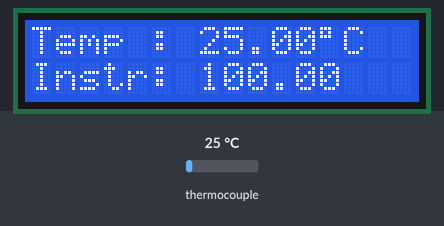
A sketch run on a simulated ESP32. On the bench: 16×2 character LCD. The inputs (shaded band) are chosen by the test bench; at power-on: thermocouple 25 °C. What the sketch prints to the serial monitor is not drawn.

Above: at 1.7 s.
1.8 s: thermocouple set to 6 °C
At 3.4 s:
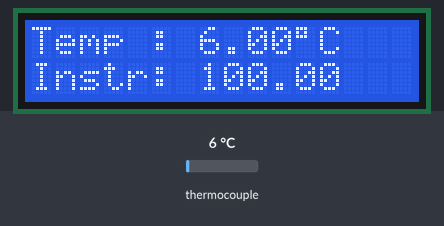
5.9 s: thermocouple set to 75 °C
At 7.4 s:
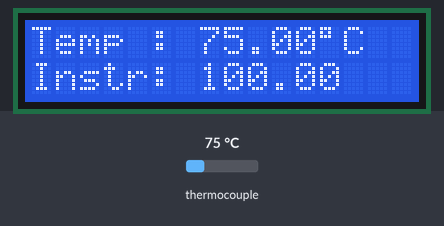
8.1 s: thermocouple set to 150 °C
At 9.5 s:
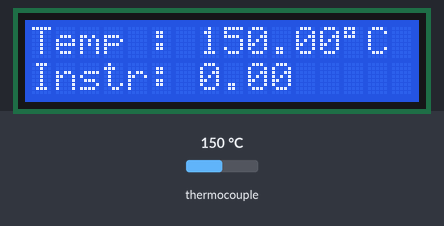
Timing chart, 0 to 11.1 s (numbered marks = the images above; inputs shaded):
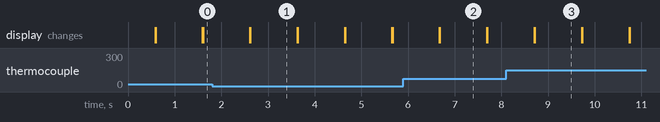

The sketch:

PID_Controller.ino
```cpp
#define HARDWARE
#include <max6675.h>
#include <LiquidCrystal_I2C.h>
#include <Wire.h>
#include "controlsystem.h"

// Define the pins for the thermocouple
int thermoDO = 19;
int thermoCS = 23;
int thermoCLK = 5;

int ssr = 13;

TaskHandle_t ReadTemperatureTask;
TaskHandle_t PIDInstructionTask;
TaskHandle_t PowerControlTask;
extern QueueHandle_t temperatureQueue;
extern QueueHandle_t instructionQueue;

extern LiquidCrystal_I2C lcd;

void setup() {
  Serial.begin(9600);
  lcd.init();
  lcd.backlight();
  pinMode(ssr, OUTPUT);

  delay(500);

  temperatureQueue = xQueueCreate(1, sizeof(float));
    if (temperatureQueue == NULL) {
        printf("%s", "Failed to create tempQueue");
    }

  instructionQueue = xQueueCreate(1, sizeof(float));
    if (instructionQueue == NULL) {
        printf("%s", "Failed to create instructionQueue");
    }

  xTaskCreate(
        ReadTemperature,
        "Read Temperature",
        10*configMINIMAL_STACK_SIZE,
        NULL,
        1,
        &ReadTemperatureTask
    );

    xTaskCreate(
        PIDInstruction,
        "Generate PID Instruction",
        10*configMINIMAL_STACK_SIZE,
        NULL,
        2,
        &PIDInstructionTask
    );

     xTaskCreate(
        PowerControl,
        "Control the SSR",
        10*configMINIMAL_STACK_SIZE,
        NULL,
        3,
        &PowerControlTask
    );


}

void loop() {

}
```

controlsystem.cpp
```cpp
#include "controlsystem.h"

#include <iostream>

QueueHandle_t temperatureQueue;
QueueHandle_t instructionQueue;

void ReadTemperature(void *param) {
    for (;;) {
        float temperature = getTemperature();
        xQueueSend(temperatureQueue, &temperature, portMAX_DELAY);
        // Wait for x milliseconds
        vTaskDelay(cycleTimeMs / portTICK_PERIOD_MS);
        // Delay should be set to cycleTimeMs, but can be set to less to output quicker if running the simulation.
    }
}

void PIDInstruction(void *param) {
    for (;;) {
        float receivedTemperature;
        float instruction = 0;
        if (xQueueReceive(temperatureQueue, &receivedTemperature, portMAX_DELAY) == pdPASS) {

            error = getError(receivedTemperature);

            //Log to .csv file
            //logErrorData(receivedTemperature);

            instruction = generateInstruction(error);

            xQueueSend(instructionQueue, &instruction, portMAX_DELAY);
        }
    }
}

void PowerControl(void *param) {
    for (;;) {
        float pid_instruction;
        if (xQueueReceive(instructionQueue, &pid_instruction, portMAX_DELAY) == pdPASS) {

            actuator(pid_instruction);
        }
    }
}

//Log data for tuning & graphing
/*void logErrorData(float error) {
    FILE* fp;
    errno_t err = fopen_s(&fp, "pid_setpoint96_kp30_ki0.001_kd0.01_sim.csv", "a");
    if (err != NULL) {
        printf("Error opening file.");
        return;
    }

    fprintf(fp, "%.2f\n", error);

    fclose(fp);
}
*/
```

controlsystem.h
```cpp
#ifndef CONTROLSYSTEM_H
#define CONTROLSYSTEM_H
#include "utils.h"

#ifdef SIMULATION
	#include "Simulation/FreeRTOS_Port/FreeRTOS.h"
	#include "Simulation/FreeRTOS_Port/FreeRTOSConfig.h"
	#include "Simulation/FreeRTOS_Port/task.h"
	#include "Simulation/FreeRTOS_Port/timers.h"
	#include "Simulation/FreeRTOS_Port/queue.h"
#else
	#include <Arduino.h>
#endif

	extern int count;

	void ReadTemperature(void* param);
	void PIDInstruction(void* param);
	void PowerControl(void* param);
	//void logErrorData(float error);

#endif
```

utils.cpp
```cpp
#include "utils.h"

#ifdef SIMULATION
    Plant plant = { 22.0F, 0.8F, 4184.0F, 809.06F, 21.145F, 18.0F, 4.0F, 0.0553F, 22.0F };
    #include <iostream>
#else
    extern int thermoDO;
    extern int thermoCS;
    extern int thermoCLK;

    extern int ssr;

    MAX6675 thermocouple(thermoCLK, thermoCS, thermoDO);
    LiquidCrystal_I2C lcd(0x27, 16, 2);
#endif

float setPoint = 96.0;
float error = 0;
float prev_error = 0; //Previous error
float integral_error_acc = 0; //Accumulated integral error value

float k_p = 30.00F; //P controller gain
float k_i = 0.001F; //I controller gain
float k_d = 0.1F; //D controller gain

float cycleTime = 1; //In seconds
float cycleTimeMs = 1 * 1000.0; //Seconds converted to ms

float generateInstruction(float error) {
    float instruction = 0;

    //Calculate P instruction
    instruction += error * k_p;

    //Calculate I instruction
    integral_error_acc += error * k_i;
    instruction += integral_error_acc;

    //Calculate D instruction
    instruction += (error - prev_error) * k_d;

    prev_error = error;

    if (instruction > 100) {
        instruction = 100;
    }
    else if (instruction < 0) {
        instruction = 0;
    }

    return instruction;
}

float getError(float receivedTemp) {
    float error;
    error = setPoint - receivedTemp;
    return error;
}

float getTemperature() {
#ifdef SIMULATION
    return plant.temp;
#else
    float readtemp = thermocouple.readCelsius();

    Serial.println(readtemp);

    lcd.clear();
    lcd.print("Temp : ");
    lcd.print(readtemp);
    lcd.print((char)223);
    lcd.print("C");

    return readtemp;
#endif
}

void actuator(float instr) {
#ifdef SIMULATION
    simulateTemperatureChange(&plant, instr, cycleTime);

    std::cout << "Temperature: " << plant.temp << "\n";
#else
    float onTime = (instr / 100) * cycleTimeMs;

    lcd.setCursor(0, 1); //print on next line
    lcd.print("Instr: ");
    lcd.print(instr);

    digitalWrite(ssr, HIGH);
    delay(onTime);

    // Best for the espresso machine to not turn off for a fraction of a second each cycle
    if (onTime < cycleTimeMs) {
        float offTime = cycleTimeMs - onTime;

        digitalWrite(ssr, LOW);
        delay(offTime);
    }
#endif
}
```

utils.h
```cpp
#ifndef UTILS_H
#define UTILS_H

#define HARDWARE
#ifndef HARDWARE
	#define SIMULATION
	#include "Simulation/plant.h"
#else
	#include <Arduino.h>
	#include <max6675.h>
	#include <LiquidCrystal_I2C.h>
	#include <Wire.h>
#endif

	extern float setPoint;
	extern float error;
	extern float prev_error;

	extern float cycleTime;
	extern float cycleTimeMs;

	extern float k_p;
	extern float k_i;
	extern float k_d;

	extern float integral_error_acc;

	float getTemperature();
	float getError(float receivedTemp);
	float generateInstruction(float error);
	void actuator(float instr);

#endif
```

Measured:
- after the input at 1.8 s, the display: first changes after 0.81 s (image 1 shows a later state)
- after the input at 5.9 s, the display: first changes after 0.77 s (image 2 shows a later state)
- after the input at 8.1 s, the display: first changes after 0.61 s (image 3 shows a later state)
- what the display in image 1 shows lasts 1.0 s, from 2.6 s to 3.6 s
